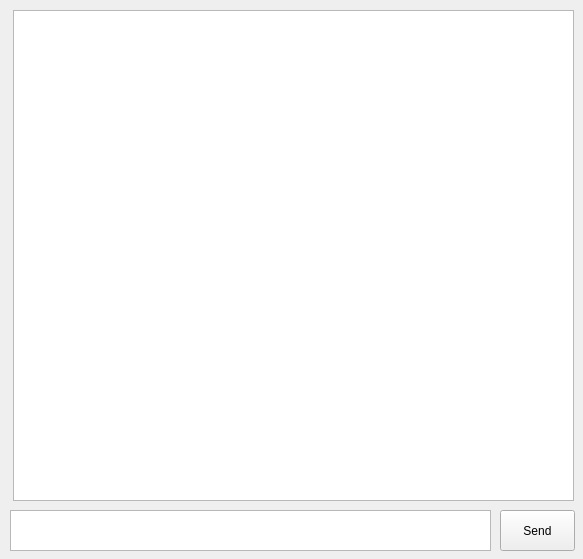
<?xml version="1.0" encoding="UTF-8"?>
<ui version="4.0">
 <class>MainWindow</class>
 <widget class="QMainWindow" name="MainWindow">
  <property name="geometry">
   <rect>
    <x>0</x>
    <y>0</y>
    <width>583</width>
    <height>559</height>
   </rect>
  </property>
  <property name="windowTitle">
   <string>MainWindow</string>
  </property>
  <widget class="QWidget" name="centralwidget">
   <widget class="QPushButton" name="pushButton">
    <property name="geometry">
     <rect>
      <x>500</x>
      <y>510</y>
      <width>75</width>
      <height>41</height>
     </rect>
    </property>
    <property name="text">
     <string>Send</string>
    </property>
   </widget>
   <widget class="QTextEdit" name="textEdit">
    <property name="geometry">
     <rect>
      <x>10</x>
      <y>510</y>
      <width>481</width>
      <height>41</height>
     </rect>
    </property>
   </widget>
   <widget class="QTextEdit" name="textEdit_2">
    <property name="geometry">
     <rect>
      <x>13</x>
      <y>10</y>
      <width>561</width>
      <height>491</height>
     </rect>
    </property>
    <property name="readOnly">
     <bool>true</bool>
    </property>
   </widget>
  </widget>
 </widget>
 <resources/>
 <connections/>
</ui>
